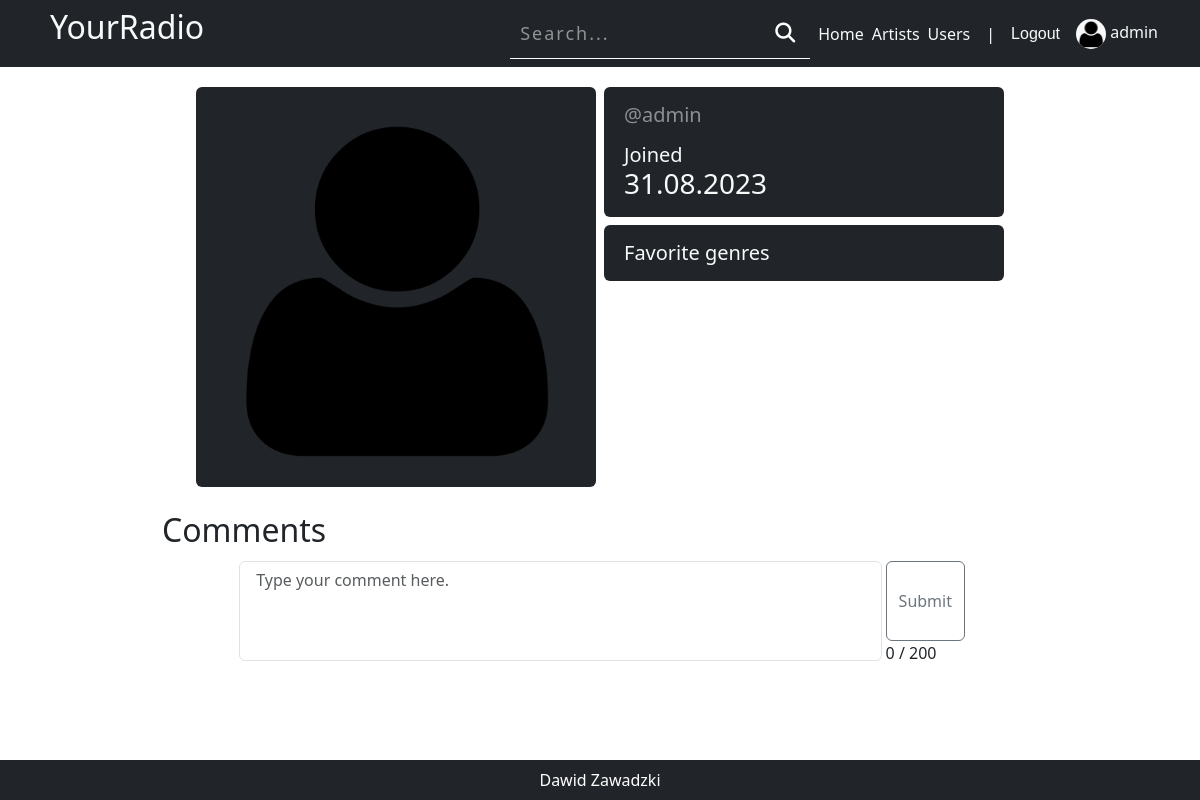
The page /users/admin/ (signed in) on the database its author committed.
### users/models.py (models this page shows, shortened)
class SiteUser(AbstractUser):
    avatar = models.ImageField(
        upload_to="users/media/images/avatars/",
        default="static/img/default_user.png",
    )
    favorite_albums = models.ManyToManyField(Album, blank=True)
    def __str__(self):
        return self.username
    class Meta:
        ordering = [Lower("username")]

### users/views.py (the view)
# urls.py: path("<slug:username>/", views.UserDetailView.as_view(), name="user_detail"),
class UserDetailView(DetailView):
    model = SiteUser
    slug_field = "username"
    slug_url_kwarg = "username"
    template_name = "users/user_detail.html"
    def get_context_data(self, **kwargs):
        context = super().get_context_data(**kwargs)
        albums = (
            SiteUser.objects.filter(username=self.get_object())
            .get()
            .favorite_albums.all()
        )
        genres_count = {}
        for album in albums:
            for genre in album.genre.all():
                g = genre.name
                genres_count[g] = genres_count.get(g, 0) + 1
        context["favorite_genres"] = sorted(
            genres_count, key=lambda item: item[1], reverse=True
        )[:4]
        slug = slugify(self.get_object())
        comments = Comment.objects.filter(page=slug)
        paginator = Paginator(comments, 5)
        page = self.request.GET.get("page", 1)
        comments = paginator.get_page(page)
        context["comments"] = comments
        return context

### users/templates/users/user_detail.html (shortened to what this page needs)
{% extends 'base_generic.html' %}
{% load static %}
{% block content %}
<div class="row justify-content-center">
    <div class="col-5 text-light m-1" style="min-width: 400px;">
        <div class="row bg-dark rounded mb-1 p-2">
            <img src="/{{ siteuser.avatar }}" alt="{{ siteuser }}" class="rounded p-0">
        </div>
    </div>
    <div class="col-5 text-light m-1" style="min-width: 400px;">
        <div class="row bg-dark rounded p-2 mb-2">
            <div class="my-2">
                <h5 class="m-0 opacity-50">@{{ siteuser }}</h5>
            </div>
            <div class="my-2">
                <h5 class="m-0">Joined</h5>
                <h3 class="m-0">
                    {{ siteuser.date_joined|date:"d.m.Y" }}
                </h3>
            </div>
        </div>
        <div class="row bg-dark rounded p-2 mb-1">
            <div class="my-2">
                <h5 class="m-0">Favorite genres</h5>
            </div>
        </div>
    </div>
</div>
{% include '../comments/comment_section.html' with comments=comments %}
{% endblock content %}

### templates/base_generic.html (shortened to what this page needs)
<!DOCTYPE html>
<html lang="en" style="width:100vw; overflow-x: hidden;">
  <head>
    <link href="https://cdn.jsdelivr.net/npm/bootstrap@5.3.1/dist/css/bootstrap.min.css"
      rel="stylesheet"
>
    {% load static %}
    <link rel="stylesheet" href="{% static 'css/styles.css' %}" />
  </head>
  <body class="d-flex flex-column min-vh-100">
    {% block nav %}
      <nav class="sticky-top text-white bg-dark">
        <div class="container">
          <div class="d-flex flex-row justify-content-between py-2">
            <div class="">
              <h2>
                <a class="my-auto ms-2 link-light link-offset-2 link-underline-opacity-0 link-underline-opacity-100-hover" href="{% url 'index' %}">YourRadio</a>
              </h2>
            </div>
            <div class="d-flex flex-row align-items-center">
              {% include 'partials/search.html' %}
              <a class="my-auto ms-2 link-light link-offset-2 link-underline-opacity-0 link-underline-opacity-100-hover" href="{% url 'index' %}">Home</a>
              <a class="my-auto ms-2 link-light link-offset-2 link-underline-opacity-0 link-underline-opacity-100-hover" href="{% url 'artists:artists' %}">Artists</a>
              <a class="my-auto ms-2 link-light link-offset-2 link-underline-opacity-0 link-underline-opacity-100-hover" href="{% url 'users:users' %}">Users</a>
              <p class="my-auto ms-3">|</p>
              {% if user.is_authenticated %}
                <form method="post" action="{% url 'logout' %}?next={{ request.path }}">
                  <button type="submit" class="btn-link my-auto ms-3 link-light link-offset-2 link-underline-opacity-0 link-underline-opacity-100-hover">Logout</button>
                </form>
                <a class="my-auto ms-2 link-light link-offset-2 link-underline-opacity-0 link-underline-opacity-100-hover" href="{% url 'users:user_detail' user %}">
                  <img src="/{{ user.avatar }}" alt="{{ user }}" class="rounded-circle bg-light ms-2" width="30px">
                  {{ user.username }}
                </a>
              {% endif %}
            </div>
          </div>
        </div>
      </nav>
    {% endblock nav %}
    <div class="container mx-auto py-3" style="width:75%">
      {% block content %}
      {% endblock content %}
    </div>
    {% block footer %}
      <footer class="mt-auto text-center text-white bg-dark">
        <p class="my-auto p-2">Dawid Zawadzki</p>
      </footer>
    {% endblock footer %}
  </body>
</html>

### comments/templates/comments/comment_section.html (shortened to what this page needs)
<h2 class="text-dark mt-2">Comments</h2>
<div class="col-10 m-auto">
    <form method="post" action="{% url 'comment:add_comment' %}?next=#comment-text" class="d-inline">
        <div class="d-flex">
            <textarea id="comment-text" name="comment-text" class="form-control m-1" placeholder="{% if user.is_authenticated %} Type your comment here. {% else %} You must be logged in to comment. {% endif %}"
                oninput=countText() maxlength=200 rows=2 style="resize:none; overflow: none;" required {% if not user.is_authenticated %} disabled {% endif %}></textarea>
            <div class="d-flex flex-column" id="button-addon4">
                <button id="submit-button" class="btn btn-outline-secondary mt-1" style="height:80px"
                    type="submit" {% if not user.is_authenticated %} disabled {% endif %}>Submit</button>
                <div id="the-count" style="float:right">
                    <span id="current">0</span>
                    <span id="maximum">/ 200</span>
                </div>
            </div>
        </div>
    </form>
    <div id="comment-list" class="pt-2 px-3 ">
    </div>
</div>

### static/css/styles.css (style rules this page uses)
.btn-link { background: none !important; border: none; padding: 0 !important; font-family: arial, sans-serif; text-decoration: underline; cursor: pointer; }

### rows shown on the page
SiteUser: avatar (placeholder picture), username "admin", date_joined "31.08.2023"
